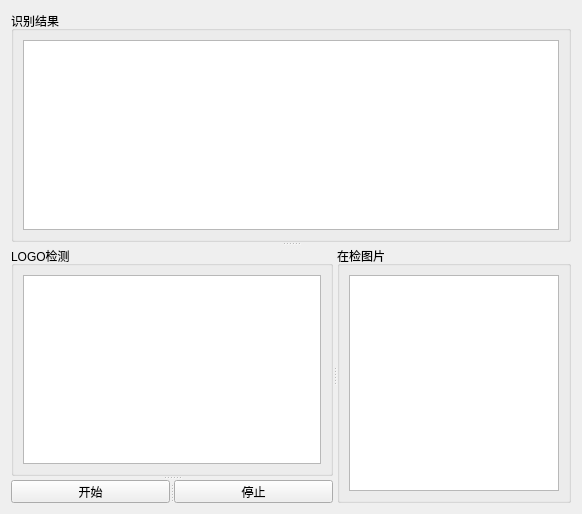
            <widget class="QWidget" name="page_10">
             <layout class="QGridLayout" name="gridLayout_40">
              <item row="0" column="0">
               <widget class="QSplitter" name="splitter_20">
                <property name="orientation">
                 <enum>Qt::Vertical</enum>
                </property>
                <widget class="QGroupBox" name="groupBox_18">
                 <property name="title">
                  <string>识别结果</string>
                 </property>
                 <layout class="QGridLayout" name="gridLayout_29">
                  <item row="0" column="0">
                   <widget class="QTextEdit" name="textEdit_9"/>
                  </item>
                 </layout>
                </widget>
                <widget class="QSplitter" name="splitter_21">
                 <property name="orientation">
                  <enum>Qt::Horizontal</enum>
                 </property>
                 <widget class="QSplitter" name="splitter_22">
                  <property name="orientation">
                   <enum>Qt::Vertical</enum>
                  </property>
                  <widget class="QGroupBox" name="groupBox_19">
                   <property name="title">
                    <string>LOGO检测</string>
                   </property>
                   <layout class="QGridLayout" name="gridLayout_30">
                    <item row="0" column="0">
                     <widget class="QTextEdit" name="textEdit_10"/>
                    </item>
                   </layout>
                  </widget>
                  <widget class="QSplitter" name="splitter_23">
                   <property name="orientation">
                    <enum>Qt::Horizontal</enum>
                   </property>
                   <widget class="QPushButton" name="pushButton_26">
                    <property name="minimumSize">
                     <size>
                      <width>159</width>
                      <height>23</height>
                     </size>
                    </property>
                    <property name="maximumSize">
                     <size>
                      <width>159</width>
                      <height>23</height>
                     </size>
                    </property>
                    <property name="text">
                     <string>开始</string>
                    </property>
                   </widget>
                   <widget class="QPushButton" name="pushButton_27">
                    <property name="minimumSize">
                     <size>
                      <width>159</width>
                      <height>23</height>
                     </size>
                    </property>
                    <property name="maximumSize">
                     <size>
                      <width>159</width>
                      <height>23</height>
                     </size>
                    </property>
                    <property name="text">
                     <string>停止</string>
                    </property>
                   </widget>
                  </widget>
                 </widget>
                 <widget class="QGroupBox" name="groupBox_20">
                  <property name="title">
                   <string>在检图片</string>
                  </property>
                  <layout class="QGridLayout" name="gridLayout_31">
                   <item row="0" column="0">
                    <widget class="QTableView" name="tableView_6"/>
                   </item>
                  </layout>
                 </widget>
                </widget>
               </widget>
              </item>
             </layout>
            </widget>
